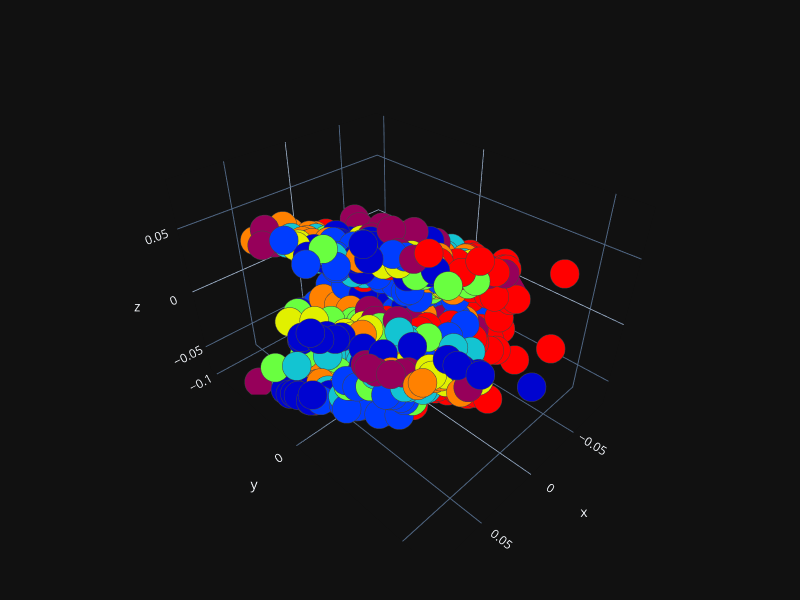

Write notebook code for a chart like this one.
### Code cell
from sklearn.decomposition import FastICA
fast_ica = FastICA(n_components = 3)
ICs = fast_ica.fit_transform(x)


plot_3d(ICs[:, 0],
        ICs[:, 1],
        ICs[:, 2],
        path = os.path.join(explanatory_fMRI_dir, 'ica_3d.png'),
        y = categories[subject_id])

### Figure 1 — Plotly figure (JSON) as saved in the notebook; plotly's stock layout.template omitted (floating-point values rounded to 4 significant figures; data arrays with more than 128 entries replaced by an {"elided": "..."} marker saying what was removed)
{"data": [{"marker": {"color": {"elided": "864 int values"}, "colorscale": [[0, "rgb(150,0,90)"], [0.125, "rgb(0,0,200)"], [0.25, "rgb(0,25,255)"], [0.375, "rgb(0,152,255)"], [0.5, "rgb(44,255,150)"], [0.625, "rgb(151,255,0)"], [0.75, "rgb(255,234,0)"], [0.875, "rgb(255,111,0)"], [1, "rgb(255,0,0)"]], "line": {"width": 1}, "opacity": 1, "size": 10}, "mode": "markers", "type": "scatter3d", "x": {"elided": "864 float values"}, "y": {"elided": "864 float values"}, "z": {"elided": "864 float values"}}], "layout": {"autosize": true, "height": 600, "margin": {"b": 50, "l": 50, "r": 50, "t": 50}, "width": 800}}
